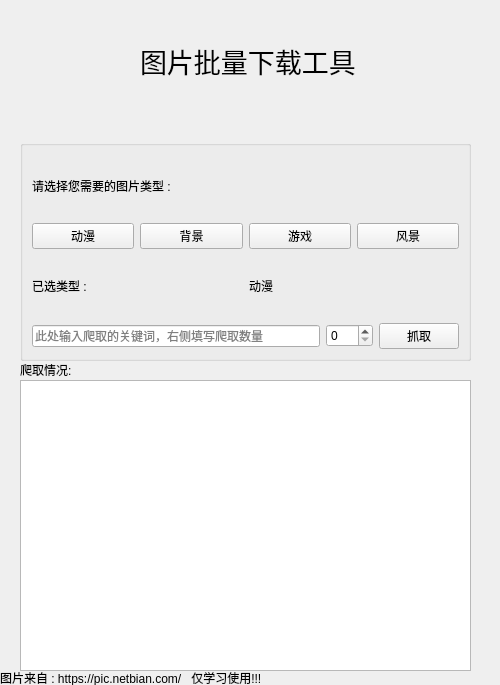
<?xml version="1.0" encoding="UTF-8"?>
<ui version="4.0">
 <class>Form</class>
 <widget class="QWidget" name="Form">
  <property name="geometry">
   <rect>
    <x>0</x>
    <y>0</y>
    <width>500</width>
    <height>685</height>
   </rect>
  </property>
  <property name="windowTitle">
   <string>GoldStone's图片批量下载工具(每天一个没用的小工具)</string>
  </property>
  <widget class="QLabel" name="label">
   <property name="geometry">
    <rect>
     <x>140</x>
     <y>30</y>
     <width>221</width>
     <height>61</height>
    </rect>
   </property>
   <property name="font">
    <font>
     <pointsize>20</pointsize>
    </font>
   </property>
   <property name="text">
    <string>图片批量下载工具</string>
   </property>
  </widget>
  <widget class="QGroupBox" name="groupBox">
   <property name="geometry">
    <rect>
     <x>20</x>
     <y>140</y>
     <width>451</width>
     <height>221</height>
    </rect>
   </property>
   <property name="title">
    <string/>
   </property>
   <layout class="QVBoxLayout" name="verticalLayout_2">
    <item>
     <widget class="QLabel" name="label_2">
      <property name="text">
       <string>请选择您需要的图片类型 : </string>
      </property>
     </widget>
    </item>
    <item>
     <layout class="QHBoxLayout" name="horizontalLayout">
      <item>
       <widget class="QPushButton" name="BtnCartoon">
        <property name="text">
         <string>动漫</string>
        </property>
       </widget>
      </item>
      <item>
       <widget class="QPushButton" name="BtnBackGround">
        <property name="text">
         <string>背景</string>
        </property>
       </widget>
      </item>
      <item>
       <widget class="QPushButton" name="BtnGame">
        <property name="text">
         <string>游戏</string>
        </property>
       </widget>
      </item>
      <item>
       <widget class="QPushButton" name="BtnScenery">
        <property name="text">
         <string>风景</string>
        </property>
       </widget>
      </item>
     </layout>
    </item>
    <item>
     <layout class="QHBoxLayout" name="horizontalLayout_2">
      <item>
       <widget class="QLabel" name="label_3">
        <property name="text">
         <string>已选类型 : </string>
        </property>
       </widget>
      </item>
      <item>
       <widget class="QLabel" name="LabelType">
        <property name="text">
         <string>动漫</string>
        </property>
       </widget>
      </item>
     </layout>
    </item>
    <item>
     <layout class="QHBoxLayout" name="horizontalLayout_3">
      <item>
       <widget class="QLineEdit" name="lineEdit">
        <property name="inputMask">
         <string/>
        </property>
        <property name="text">
         <string/>
        </property>
        <property name="echoMode">
         <enum>QLineEdit::Normal</enum>
        </property>
        <property name="readOnly">
         <bool>false</bool>
        </property>
        <property name="placeholderText">
         <string>此处输入爬取的关键词，右侧填写爬取数量</string>
        </property>
       </widget>
      </item>
      <item>
       <layout class="QVBoxLayout" name="verticalLayout">
        <item>
         <widget class="QSpinBox" name="spinBox">
          <property name="maximum">
           <number>999</number>
          </property>
         </widget>
        </item>
       </layout>
      </item>
      <item>
       <widget class="QPushButton" name="BtnGet">
        <property name="text">
         <string>抓取</string>
        </property>
       </widget>
      </item>
     </layout>
    </item>
   </layout>
  </widget>
  <widget class="QLabel" name="label_4">
   <property name="geometry">
    <rect>
     <x>30</x>
     <y>20</y>
     <width>91</width>
     <height>81</height>
    </rect>
   </property>
   <property name="font">
    <font>
     <pointsize>4</pointsize>
    </font>
   </property>
   <property name="text">
    <string/>
   </property>
   <property name="pixmap">
    <pixmap>C:/Users/admin/.designer/backup/icon/icon.png</pixmap>
   </property>
   <property name="scaledContents">
    <bool>true</bool>
   </property>
  </widget>
  <widget class="QTextEdit" name="textEdit">
   <property name="geometry">
    <rect>
     <x>20</x>
     <y>380</y>
     <width>451</width>
     <height>291</height>
    </rect>
   </property>
   <property name="readOnly">
    <bool>true</bool>
   </property>
  </widget>
  <widget class="QLabel" name="label_5">
   <property name="geometry">
    <rect>
     <x>20</x>
     <y>360</y>
     <width>54</width>
     <height>20</height>
    </rect>
   </property>
   <property name="text">
    <string>爬取情况:</string>
   </property>
  </widget>
  <widget class="QLabel" name="label_6">
   <property name="geometry">
    <rect>
     <x>0</x>
     <y>670</y>
     <width>371</width>
     <height>16</height>
    </rect>
   </property>
   <property name="text">
    <string>图片来自 : https://pic.netbian.com/   仅学习使用!!!</string>
   </property>
  </widget>
 </widget>
 <resources/>
 <connections/>
</ui>
